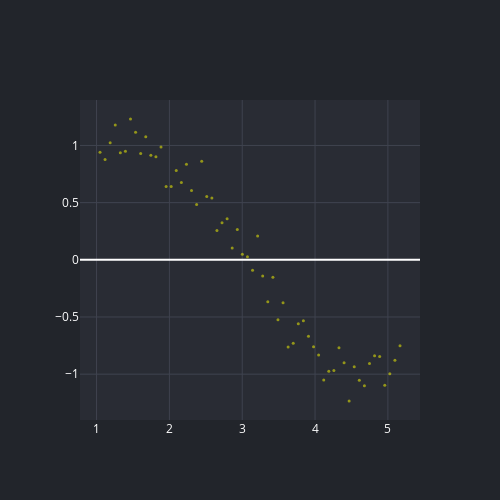

This figure's notebook cell:
### Code cell
x = np.array([i*np.pi/180 for i in range(60,300,4)])
y = np.sin(x) + np.random.normal(0,0.15,len(x))

df = pd.DataFrame(np.column_stack([x,y]),columns=['x','y'])

fig = go.Figure(
    data=[scatter(df.x, df.y, 'Raw', mode='markers', color='yellow')]
)

render(fig)
fig.show()

### Figure 1 — Plotly figure (JSON) as saved in the notebook; plotly's stock layout.template omitted (floating-point values rounded to 4 significant figures)
{"data": [{"marker": {"color": "yellow", "size": 3}, "mode": "markers", "name": "Raw", "opacity": 0.5, "type": "scatter", "x": [1.047, 1.117, 1.187, 1.257, 1.326, 1.396, 1.466, 1.536, 1.606, 1.676, 1.745, 1.815, 1.885, 1.955, 2.025, 2.094, 2.164, 2.234, 2.304, 2.374, 2.443, 2.513, 2.583, 2.653, 2.723, 2.793, 2.862, 2.932, 3.002, 3.072, 3.142, 3.211, 3.281, 3.351, 3.421, 3.491, 3.56, 3.63, 3.7, 3.77, 3.84, 3.91, 3.979, 4.049, 4.119, 4.189, 4.259, 4.328, 4.398, 4.468, 4.538, 4.608, 4.677, 4.747, 4.817, 4.887, 4.957, 5.027, 5.096, 5.166], "y": [0.9405, 0.8781, 1.024, 1.18, 0.9352, 0.9497, 1.231, 1.115, 0.929, 1.076, 0.9153, 0.9004, 0.9874, 0.6402, 0.6401, 0.7817, 0.6771, 0.8351, 0.6069, 0.4828, 0.8626, 0.5539, 0.54, 0.2558, 0.3251, 0.3587, 0.103, 0.2643, 0.04908, 0.026, -0.09026, 0.2081, -0.1412, -0.3666, -0.1523, -0.5251, -0.3754, -0.7634, -0.7291, -0.5583, -0.532, -0.669, -0.7605, -0.8332, -1.051, -0.974, -0.9679, -0.7686, -0.8995, -1.235, -0.9362, -1.052, -1.101, -0.9076, -0.8399, -0.8451, -1.096, -0.9974, -0.8775, -0.7525]}], "layout": {"height": 500, "paper_bgcolor": "#22252B", "plot_bgcolor": "#292C34", "title": {"font": {"color": "#9398A4"}}, "width": 500, "xaxis": {"gridcolor": "#3F434F", "tickfont": {"color": "#ffffff"}}, "yaxis": {"gridcolor": "#3F434F", "tickfont": {"color": "#ffffff"}}}}
